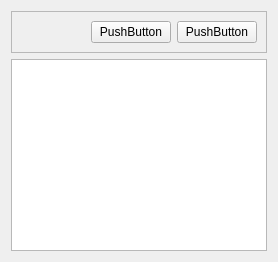
          <widget class="QWidget" name="tab_4">
           <attribute name="title">
            <string>Dynamics events</string>
           </attribute>
           <layout class="QVBoxLayout" name="verticalLayout_3">
            <item>
             <widget class="QFrame" name="frame_6">
              <property name="frameShape">
               <enum>QFrame::StyledPanel</enum>
              </property>
              <property name="frameShadow">
               <enum>QFrame::Raised</enum>
              </property>
              <layout class="QHBoxLayout" name="horizontalLayout_3">
               <item>
                <spacer name="horizontalSpacer_2">
                 <property name="orientation">
                  <enum>Qt::Horizontal</enum>
                 </property>
                 <property name="sizeHint" stdset="0">
                  <size>
                   <width>40</width>
                   <height>20</height>
                  </size>
                 </property>
                </spacer>
               </item>
               <item>
                <widget class="QPushButton" name="pushButton_3">
                 <property name="text">
                  <string>PushButton</string>
                 </property>
                </widget>
               </item>
               <item>
                <widget class="QPushButton" name="pushButton_4">
                 <property name="text">
                  <string>PushButton</string>
                 </property>
                </widget>
               </item>
              </layout>
             </widget>
            </item>
            <item>
             <widget class="QTableView" name="tableView_2"/>
            </item>
           </layout>
          </widget>
